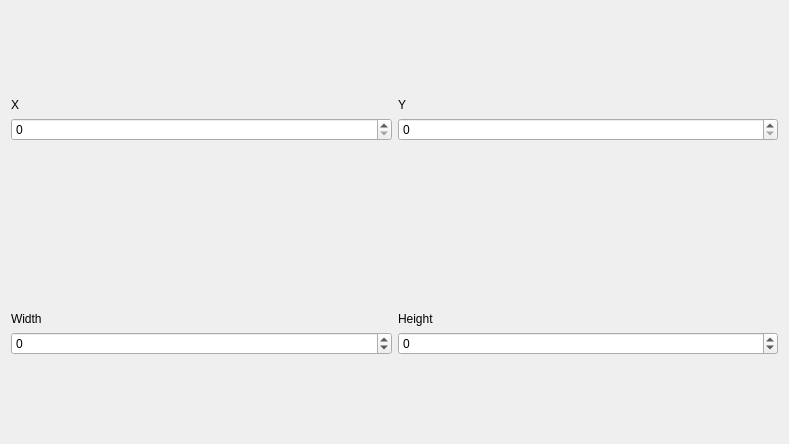
<?xml version="1.0" encoding="UTF-8"?>
<ui version="4.0">
 <class>Form</class>
 <widget class="QWidget" name="Form">
  <property name="geometry">
   <rect>
    <x>0</x>
    <y>0</y>
    <width>789</width>
    <height>444</height>
   </rect>
  </property>
  <property name="windowTitle">
   <string>Form</string>
  </property>
  <layout class="QVBoxLayout" name="verticalLayout_2">
   <item>
    <layout class="QHBoxLayout" name="horizontalLayout">
     <item>
      <layout class="QVBoxLayout" name="verticalLayout">
       <item alignment="Qt::AlignBottom">
        <widget class="QLabel" name="label">
         <property name="sizePolicy">
          <sizepolicy hsizetype="Preferred" vsizetype="Fixed">
           <horstretch>0</horstretch>
           <verstretch>0</verstretch>
          </sizepolicy>
         </property>
         <property name="text">
          <string>X</string>
         </property>
        </widget>
       </item>
       <item alignment="Qt::AlignTop">
        <widget class="QSpinBox" name="spinbox_x">
         <property name="sizePolicy">
          <sizepolicy hsizetype="Minimum" vsizetype="Fixed">
           <horstretch>0</horstretch>
           <verstretch>0</verstretch>
          </sizepolicy>
         </property>
         <property name="maximum">
          <number>1000000</number>
         </property>
        </widget>
       </item>
      </layout>
     </item>
     <item>
      <layout class="QVBoxLayout" name="verticalLayout_3">
       <item alignment="Qt::AlignBottom">
        <widget class="QLabel" name="label_2">
         <property name="sizePolicy">
          <sizepolicy hsizetype="Preferred" vsizetype="Fixed">
           <horstretch>0</horstretch>
           <verstretch>0</verstretch>
          </sizepolicy>
         </property>
         <property name="text">
          <string>Y</string>
         </property>
        </widget>
       </item>
       <item alignment="Qt::AlignTop">
        <widget class="QSpinBox" name="spinbox_y">
         <property name="sizePolicy">
          <sizepolicy hsizetype="Minimum" vsizetype="Fixed">
           <horstretch>0</horstretch>
           <verstretch>0</verstretch>
          </sizepolicy>
         </property>
         <property name="maximum">
          <number>1000000</number>
         </property>
        </widget>
       </item>
      </layout>
     </item>
    </layout>
   </item>
   <item>
    <layout class="QHBoxLayout" name="horizontalLayout_2">
     <item>
      <layout class="QVBoxLayout" name="verticalLayout_4">
       <item alignment="Qt::AlignBottom">
        <widget class="QLabel" name="label_3">
         <property name="sizePolicy">
          <sizepolicy hsizetype="Preferred" vsizetype="Fixed">
           <horstretch>0</horstretch>
           <verstretch>0</verstretch>
          </sizepolicy>
         </property>
         <property name="text">
          <string>Width</string>
         </property>
        </widget>
       </item>
       <item alignment="Qt::AlignTop">
        <widget class="QSpinBox" name="spinbox_w">
         <property name="sizePolicy">
          <sizepolicy hsizetype="Minimum" vsizetype="Fixed">
           <horstretch>0</horstretch>
           <verstretch>0</verstretch>
          </sizepolicy>
         </property>
         <property name="toolTip">
          <string>-1 uses image width</string>
         </property>
         <property name="minimum">
          <number>-1</number>
         </property>
         <property name="maximum">
          <number>1000000</number>
         </property>
        </widget>
       </item>
      </layout>
     </item>
     <item>
      <layout class="QVBoxLayout" name="verticalLayout_5">
       <item alignment="Qt::AlignBottom">
        <widget class="QLabel" name="label_4">
         <property name="sizePolicy">
          <sizepolicy hsizetype="Preferred" vsizetype="Fixed">
           <horstretch>0</horstretch>
           <verstretch>0</verstretch>
          </sizepolicy>
         </property>
         <property name="text">
          <string>Height</string>
         </property>
        </widget>
       </item>
       <item alignment="Qt::AlignTop">
        <widget class="QSpinBox" name="spinbox_h">
         <property name="sizePolicy">
          <sizepolicy hsizetype="Minimum" vsizetype="Fixed">
           <horstretch>0</horstretch>
           <verstretch>0</verstretch>
          </sizepolicy>
         </property>
         <property name="toolTip">
          <string>-1 uses image height</string>
         </property>
         <property name="minimum">
          <number>-1</number>
         </property>
         <property name="maximum">
          <number>1000000</number>
         </property>
        </widget>
       </item>
      </layout>
     </item>
    </layout>
   </item>
  </layout>
 </widget>
 <resources/>
 <connections/>
</ui>
